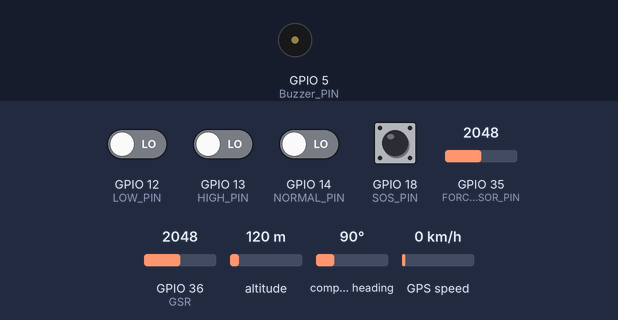
Bench run of a sketch on a simulated ESP32. Parts: buzzer (waves = sounding, pin HIGH). Inputs (shaded band) come from the test bench; at power-on: GPIO 18 (SOS_PIN) HIGH, GPIO 12 (LOW_PIN), GPIO 13 (HIGH_PIN), GPIO 14 (NORMAL_PIN) LOW, GPIO 35 (FORCE_SENSOR_PIN) = 2048, GPIO 36 (GSR) = 2048, altitude 120 m, compass heading 90°, GPS speed 0 km/h. WiFi joins after 1.5 s; servers stay silent unless stated; the GPS gets a fix after 3 s at 37.7749, -122.4194 with 8 satellites; what the sketch prints to the serial monitor is not drawn.

Above: at 4.0 s.
4.1 s: GPIO 18 (SOS_PIN) pulled LOW for 0.15 s
At 5.0 s:
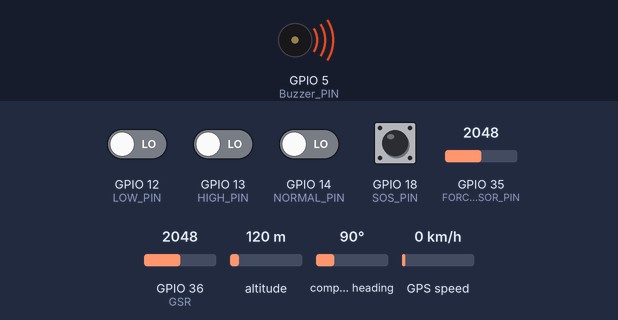
7.2 s: GPIO 18 (SOS_PIN) pulled LOW for 1 s
At 10.5 s:
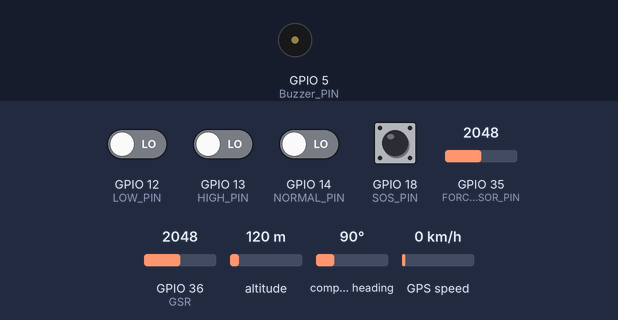
Timing chart, 0 to 12.0 s (numbered marks = the images above; inputs shaded):
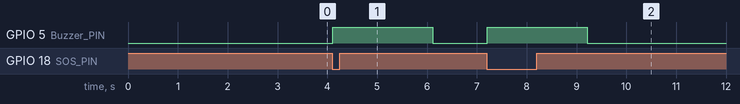

The sketch:

ESP1.ino
```cpp
#define BLYNK_TEMPLATE_ID "TMPL3mzzdyIjd"
#define BLYNK_TEMPLATE_NAME "Child Abuse Detection System and Alert System"
#define BLYNK_AUTH_TOKEN "lE8aYnc_mYjBzLAc7AoTKeiE-2YdydEl"

#define BLYNK_PRINT Serial
#include <BlynkSimpleEsp32.h>
#include <WiFi.h>
#include <TinyGPS++.h>

#define GSR 36
#define FORCE_SENSOR_PIN 35
#define RXD2 16  // GPS Module TX
#define TXD2 17  // GPS Module RX
#define Buzzer_PIN 5
#define SOS_PIN 18
#define HIGH_PIN 13
#define LOW_PIN 12
#define NORMAL_PIN 14

char auth[] = BLYNK_AUTH_TOKEN;
char ssid[] = "ABC";
char pass[] = "123456789";

// GPS & MAX30100 Setup
HardwareSerial neogps(1);
TinyGPSPlus gps;


void setup() {
    Serial.begin(115200);
    neogps.begin(9600, SERIAL_8N1, RXD2, TXD2);
    Blynk.begin(auth, ssid, pass);
    pinMode(SOS_PIN, INPUT_PULLUP);
    pinMode(Buzzer_PIN, OUTPUT);
    pinMode(13,INPUT);
    pinMode(12,INPUT);
    pinMode(14,INPUT);

    delay(1000);
}

void loop() {
    Blynk.run();
    int sensorValue = analogRead(GSR);
    int forceReading = analogRead(FORCE_SENSOR_PIN);
    int sosValue = digitalRead(SOS_PIN);
    int bpm1 = digitalRead(HIGH_PIN);
    int bpm2 = digitalRead(LOW_PIN);
    int bpm3 = digitalRead(NORMAL_PIN);
    Serial.println(bpm1);
    Serial.println(bpm2);

    if((sensorValue >2000 && (bpm1 ==1 || bpm2 ==1) && forceReading>2500) || sosValue == LOW )
    {
      Serial.println("🚨 SOS ALERT! Sending Location...");
      Blynk.virtualWrite(V5, "EMERGENCY, NEED HELP!");
      digitalWrite(Buzzer_PIN, HIGH);
      sendGPSData();
    }
    else {
        Serial.println("✅ ALL NORMAL");
        Blynk.virtualWrite(V5, "ALL NORMAL");
        digitalWrite(Buzzer_PIN, LOW);
    }
        Serial.print("📟 GSR Sensor: "); Serial.println(sensorValue);
        Blynk.virtualWrite(V1, sensorValue);
        Serial.print("🖐 Force Sensor: "); Serial.println(forceReading);
        Blynk.virtualWrite(V2, forceReading);

}

void sendGPSData() {
    boolean newData = false;

    // Try fetching GPS data for 2 seconds
    for (unsigned long start = millis(); millis() - start < 2000;) {
        while (neogps.available()) {
            if (gps.encode(neogps.read())) {
                newData = true;
            }
        }
    }

    if (newData && gps.location.isValid()) {
        float latitude = gps.location.lat();
        float longitude = gps.location.lng();

        Serial.println("📍 GPS Location Sent:");
        Serial.print("Latitude: "); Serial.println(latitude, 6);
        Serial.print("Longitude: "); Serial.println(longitude, 6);

        Blynk.virtualWrite(V3, latitude);
        Blynk.virtualWrite(V4, longitude);
    } else {
        Serial.println("⚠ No GPS Data Available!");
    }
}
```

Measured:
- after the input at 4.1 s, GPIO 5 (Buzzer_PIN): LOW → HIGH at once, → LOW 2.0 s later
- after the input at 7.2 s, GPIO 5 (Buzzer_PIN): LOW → HIGH at once, → LOW 2.0 s later
